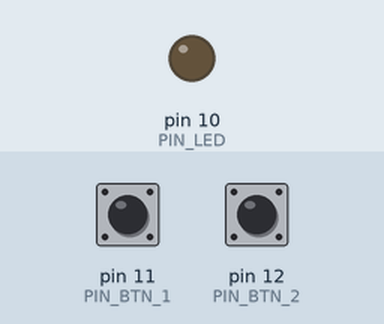
Bench run of a sketch on a simulated Arduino Uno, built with avr-gcc and run on an emulated ATmega328P. Shown: output pins drawn as LEDs (lit = HIGH). Dashed ring = blinking. Inputs (shaded band) come from the test bench; at power-on: pin 11 (PIN_BTN_1) HIGH, pin 12 (PIN_BTN_2) HIGH.

Above: at 1.2 s.
1.3 s: pin 11 (PIN_BTN_1) pulled LOW for 3.2 s
At 2.1 s:
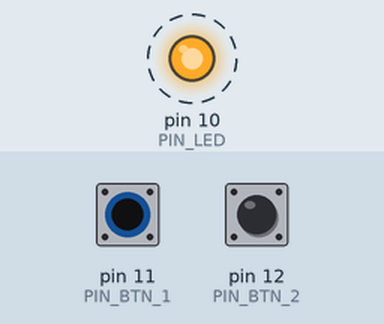
6.0 s: pin 12 (PIN_BTN_2) pulled LOW for 3.2 s
At 6.5 s:
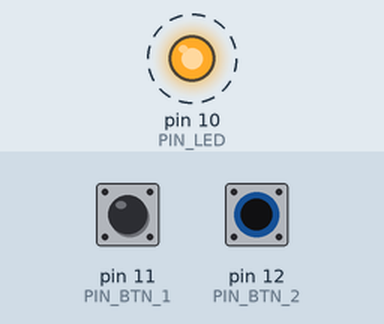
Timing chart, 0 to 11.0 s (numbered marks = the images above; inputs shaded):
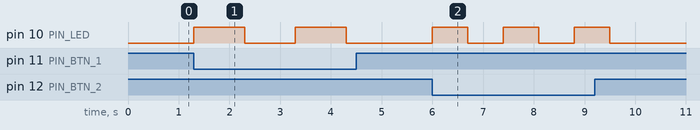

Measured:
- after the input at 1.3 s, pin 10 (PIN_LED): alternates HIGH for 1.0 s and LOW for 1.0 s, starting at once
- after the input at 6.0 s, pin 10 (PIN_LED): alternates HIGH for 0.70 s and LOW for 0.70 s, 6 changes in all, then stays LOW, starting at once

The sketch:

led_con_dos_botones.ino
```cpp
const int PIN_LED = 10;
const int PIN_BTN_1 = 11;
const int PIN_BTN_2 = 12;

void setup() {
  pinMode(PIN_LED, OUTPUT);
  pinMode(PIN_BTN_1, INPUT_PULLUP);
  pinMode(PIN_BTN_2, INPUT_PULLUP);
}

void loop() {
  int x = digitalRead(PIN_BTN_1);
  int y = digitalRead(PIN_BTN_2);
  if(x == LOW){
    digitalWrite(PIN_LED, HIGH);
    delay(1000);
    digitalWrite(PIN_LED, LOW);
    delay(1000);
  }
  if(y == LOW){
    digitalWrite(PIN_LED, HIGH);
    delay(700);
    digitalWrite(PIN_LED, LOW);
    delay(700);
  }
}
```
